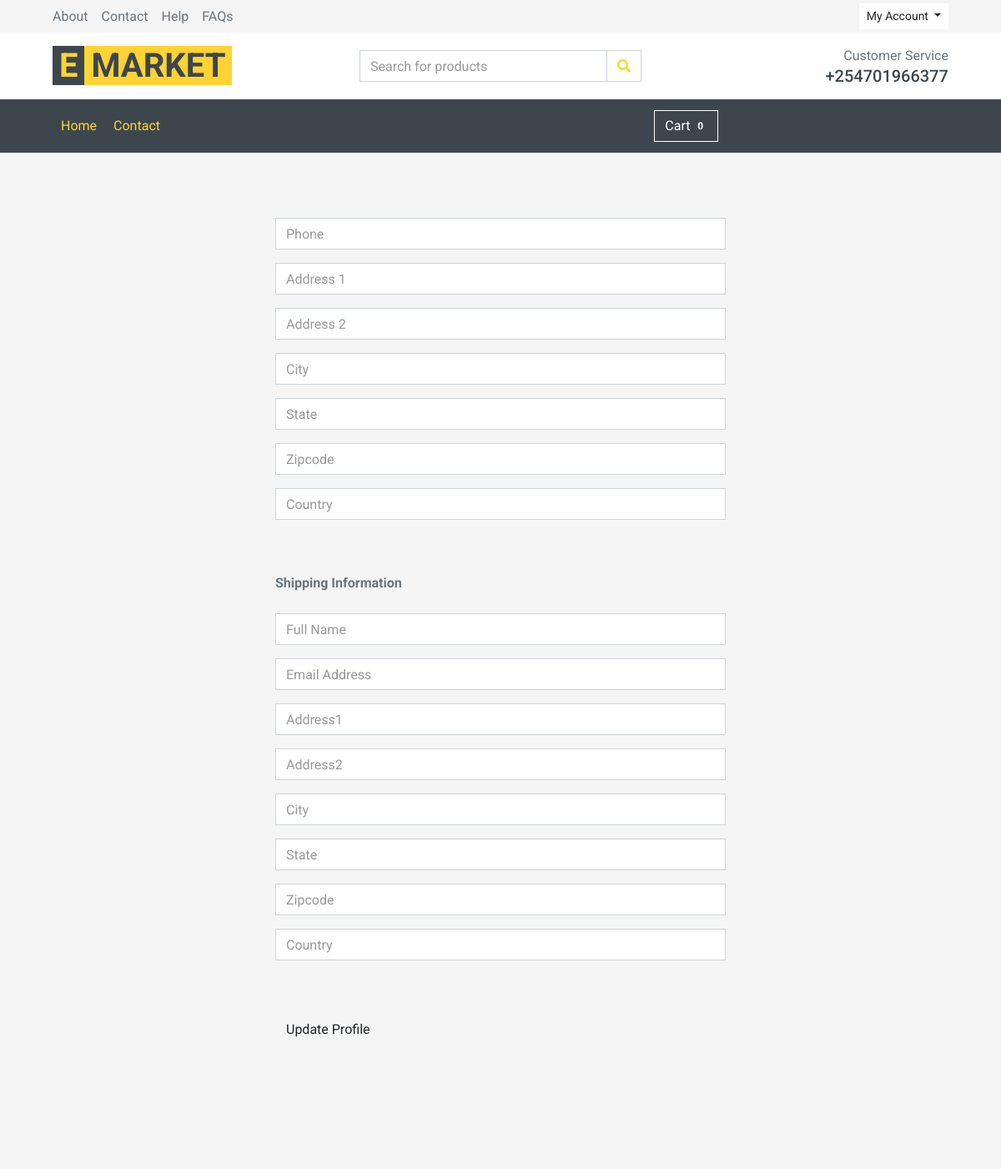
The app's page /update_info/ (signed in, upper part), older data.
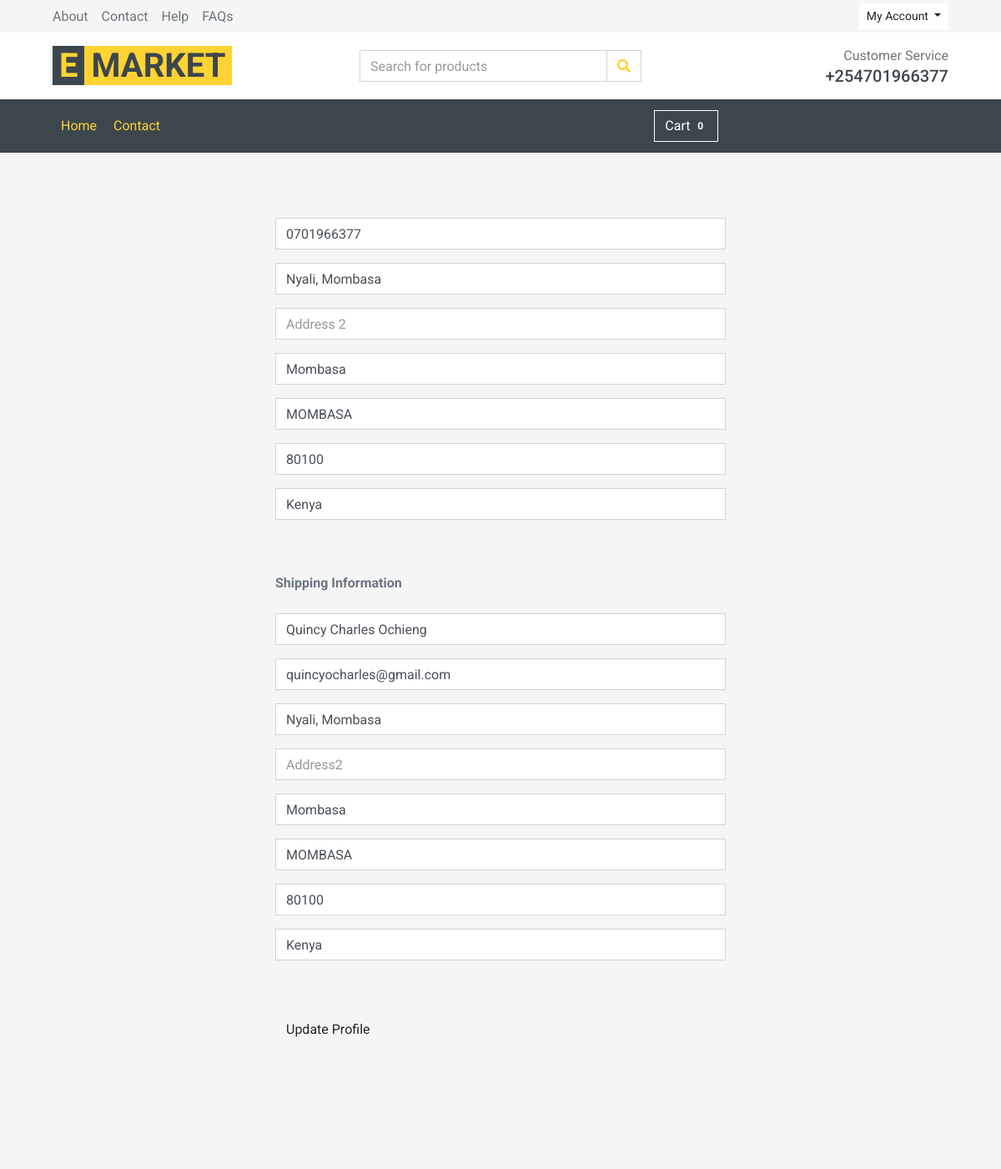
The same page, newer data.
### store/models.py (models this page shows, shortened)
class Profile(models.Model):
    user = models.OneToOneField(User, on_delete=models.CASCADE)
    date_modified = models.DateTimeField(User, auto_now=True)
    phone = models.CharField(max_length=20, blank=True)
    address1 = models.CharField(max_length=200, blank=True)
    address2 = models.CharField(max_length=200, blank=True)
    city = models.CharField(max_length=200, blank=True)
    state = models.CharField(max_length=200, blank=True)
    zipcode = models.CharField(max_length=200, blank=True)
    country = models.CharField(max_length=200, blank=True)
    old_cart = models.CharField(max_length=200, blank=True, null=True)

### payment/models.py (models this page shows, shortened)
class ShippingAddress(models.Model):
    user = models.ForeignKey(
        User, on_delete=models.CASCADE, null=True, blank=True)
    shipping_full_name = models.CharField(max_length=255)
    shipping_email = models.CharField(max_length=255)
    shipping_address1 = models.CharField(max_length=255)
    shipping_address2 = models.CharField(max_length=255, null=True, blank=True)
    shipping_city = models.CharField(max_length=255)
    shipping_state = models.CharField(max_length=255, null=True, blank=True)
    shipping_zipcode = models.CharField(max_length=255, null=True, blank=True)
    shipping_country = models.CharField(max_length=255)
    class Meta:
        verbose_name_plural = "Shipping Address"

### store/views.py (the view)
# urls.py: path('update_info/', views.update_info, name='update_info'),
def update_info(request):
    if request.user.is_authenticated:
        current_user = Profile.objects.get(user__id=request.user.id)
        shipping_user = ShippingAddress.objects.get(user__id=request.user.id)
        form = UserInfoForm(request.POST or None, instance=current_user)
        shipping_form = ShippingForm(
            request.POST or None, instance=shipping_user)
        if form.is_valid() or shipping_form.is_valid():
            form.save()
            shipping_form.save()
            messages.success(request, "Your Info Has Been Updated!!")
            return redirect('home')
        return render(request, "update_info.html", {'form': form, 'shipping_form': shipping_form})
    else:
        messages.success(
            request, "You Must Be Logged In To Access That Page!!")
        return redirect('home')

### cart/cart.py (called while the page is built)
    def __len__(self):
        return len(self.cart)

### cart/context_processors.py (called while the page is built)
def cart(request):
    return {'cart': Cart(request)}

### store/templates/update_info.html
{% extends 'base.html' %} {% block content %}
<div class="container">
  <div class="row justify-content-center">
    <div class="col-md-6">
      <br /><br />
      <form method="POST" action="{% url 'update_info' %}">
        {% csrf_token %} {{ form.as_p }}
        <br /><br />
        <strong>Shipping Information</strong>
        <br /><br />
        {{ shipping_form.as_p }}
        <br /><br />
        <button type="submit" class="btn btn-secondary">Update Profile</button>
      </form>
      <br /><br />
    </div>
  </div>
</div>
<br /><br /><br />
{% endblock %}

### store/templates/base.html (shortened to what this page needs)
{% load static %}
<!doctype html>
<html lang="en">
  <head>
    <link
      href="https://cdnjs.cloudflare.com/ajax/libs/font-awesome/5.10.0/css/all.min.css"
      rel="stylesheet"
    />
    <link href="{% static 'lib/animate/animate.min.css' %}" rel="stylesheet" />
    <link
      href="{% static 'lib/owlcarousel/assets/owl.carousel.min.css' %}"
      rel="stylesheet"
    />
    <link href="{% static 'css/style.css' %}" rel="stylesheet" />
  </head>
  <body>
    <div class="container-fluid">
      <div class="row bg-secondary py-1 px-xl-5">
        <div class="col-lg-6 d-none d-lg-block">
          <div class="d-inline-flex align-items-center h-100">
            <a class="text-body mr-3" href="">About</a>
            <a class="text-body mr-3" href="">Contact</a>
            <a class="text-body mr-3" href="">Help</a>
            <a class="text-body mr-3" href="">FAQs</a>
          </div>
        </div>
        <div class="col-lg-6 text-center text-lg-right">
          <div class="d-inline-flex align-items-center">
            <div class="btn-group">
              <button
                type="button"
                class="btn btn-sm btn-light dropdown-toggle"
                data-toggle="dropdown"
              >
                My Account
              </button>
            </div>
          </div>
        </div>
      </div>
      <div
        class="row align-items-center bg-light py-3 px-xl-5 d-none d-lg-flex"
      >
        <div class="col-lg-4">
          <a href="{% url 'home' %}" class="text-decoration-none">
            <span class="h1 text-uppercase text-primary bg-dark px-2">E</span>
            <span class="h1 text-uppercase text-dark bg-primary px-2 ml-n1"
              >Market</span
            >
          </a>
        </div>
        <div class="col-lg-4 col-6 text-left">
          <form action="">
            <div class="input-group">
              <input
                type="text"
                class="form-control"
                placeholder="Search for products"
              />
              <div class="input-group-append">
                <span class="input-group-text bg-transparent text-primary">
                  <i class="fa fa-search"></i>
                </span>
              </div>
            </div>
          </form>
        </div>
        <div class="col-lg-4 col-6 text-right">
          <p class="m-0">Customer Service</p>
          <h5 class="m-0">+254701966377</h5>
        </div>
      </div>
    </div>
    <div class="container-fluid bg-dark mb-30">
      <div class="row px-xl-5">
        <div class="col-lg-9">
          <nav
            class="navbar navbar-expand-lg bg-dark navbar-dark py-3 py-lg-0 px-0"
          >
            <div
              class="collapse navbar-collapse justify-content-between"
              id="navbarCollapse"
            >
              <div class="navbar-nav mr-auto py-0">
                <a href="{% url 'home' %}" class="nav-item nav-link active"
                  >Home</a
                >
                <a href="contact.html" class="nav-item nav-link active"
                  >Contact</a
                >
              </div>
              <div class="navbar-nav ml-auto py-0 d-none d-lg-block">
                <a href="{% url 'cart_summary' %}" class="btn btn-outline-light"
                  >
                  Cart
                  <span
                    class="badge bg-dark text-white ms-1 rounded-pill"
                    id="cart_quantity"
                    >{{ cart|length }}
                  </span></a
                >
              </div>
            </div>
          </nav>
        </div>
      </div>
    </div>
     {% block content %} {% endblock %}
  </body>
</html>

Row changes from the older to the newer data that the page shows:
changed Profile: phone (not shown) → "0701966377"; address1 (not shown) → "Nyali, Mombasa"; city (not shown) → "Mombasa"; state (not shown) → "MOMBASA"; zipcode (not shown) → "80100"; country (not shown) → "Kenya"
changed ShippingAddress: shipping_full_name (not shown) → "Quincy Charles Ochieng"; shipping_email (not shown) → "quincyocharles@gmail.com"; shipping_address1 (not shown) → "Nyali, Mombasa"; shipping_city (not shown) → "Mombasa"; shipping_state (not shown) → "MOMBASA"; shipping_zipcode (not shown) → "80100"; shipping_country (not shown) → "Kenya"
